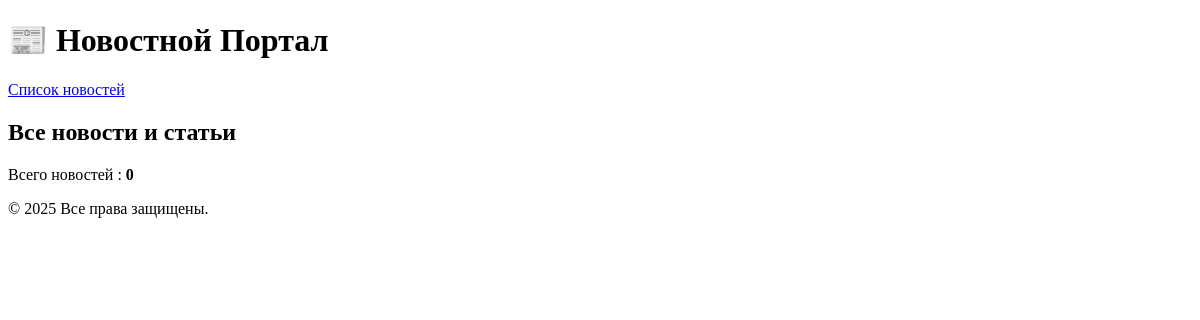
The page /news/ on the database as committed earlier.
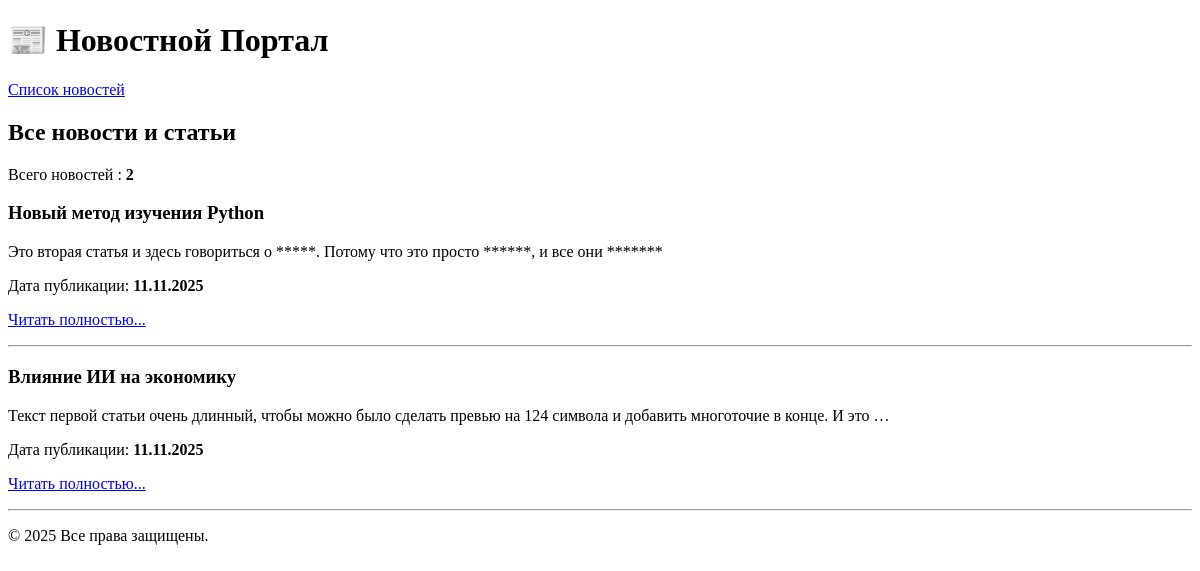
The same page on the database as committed later.
### news/models.py (models this page shows, shortened)
class Article(models.Model):
    title=models.CharField(max_length=200)
    content=models.TextField()
    pub_date=models.DateTimeField(auto_now_add=True)

### news/views.py (the view)
# urls.py: path('',ArticleListView.as_view(), name='article_list'),
class ArticleListView(ListView):
    model=Article
    template_name = 'news/article_list.html'
    context_object_name = 'articles'
    ordering = ['-pub_date']

### news/templatetags/censor.py (called while the page is built)
@register.filter(name='censor')
def censor_text(value):
    if not isinstance(value, str):
        return value
    text = value
    for word in CENSORED_WORDS:
        pattern = re.compile(r'\b' + re.escape(word) + r'\b', re.IGNORECASE)
        replacement = '*' * len(word)
        text = pattern.sub(replacement,text)
    return text

### news/templates/news/article_list.html
{% extends 'default.html' %}
{% load censor %}
{% block content %}
    <h2>Все новости и статьи</h2>
<p>Всего новостей : <strong>{{ articles|length }}</strong></p>
    {% for article in articles %}
        <div class="article-preview">
            <h3>{{ article.title }}</h3>
            <p>{{ article.content|truncatewords:20|censor }}</p>
            <p>Дата публикации: <strong>{{ article.pub_date|date:"d.m.Y" }}</strong></p>
            <p><a href="{% url 'article_detail' pk=article.pk %}">Читать полностью...</a></p>
        </div>
        <hr>
    {% endfor %}
{% endblock content %}

### templates/default.html (shortened to what this page needs)
<!DOCTYPE html>
<html lang="ru">
<head>
</head>
<body>
    <header>
        <h1>📰 Новостной Портал</h1>
        <nav>
            <a href="{% url 'article_list' %}">Список новостей</a>
        </nav>
    </header>
    <main>
        {% block content %}
        {% endblock content %}
    </main>
    <footer>
        <p>&copy; 2025 Все права защищены.</p>
    </footer>
</body>
</html>

Rows that differ between the two databases and show on the page:
added Article: title "Новый метод изучения Python", content|censor "Это вторая статья и здесь говориться о *****. Потому что это просто ******, и все они *******", pub_date "11.11.2025"
added Article: title "Влияние ИИ на экономику", content|censor "Текст первой статьи очень длинный, чтобы можно было сделать превью на 124 символа и добавить многоточие в конце. И это …", pub_date "11.11.2025"
Other text that changed with them:
{{ articles|length }}: "0" → "2"
